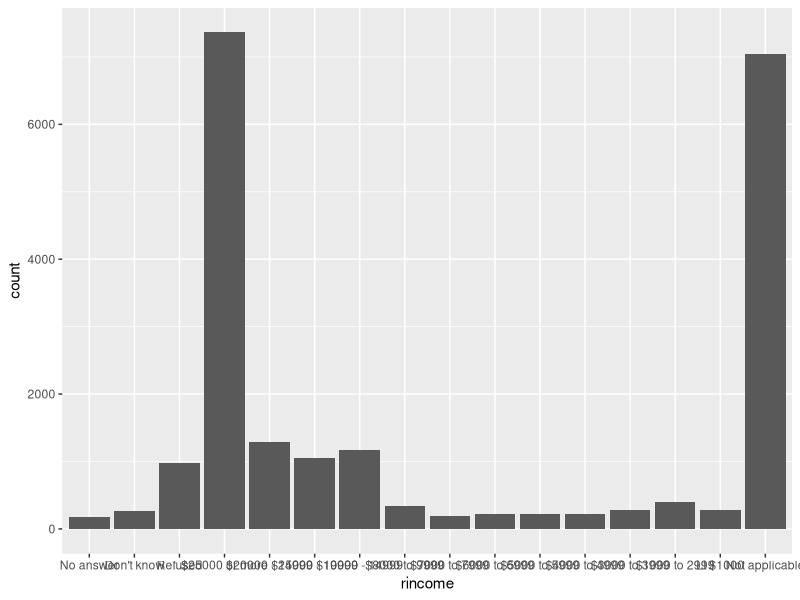
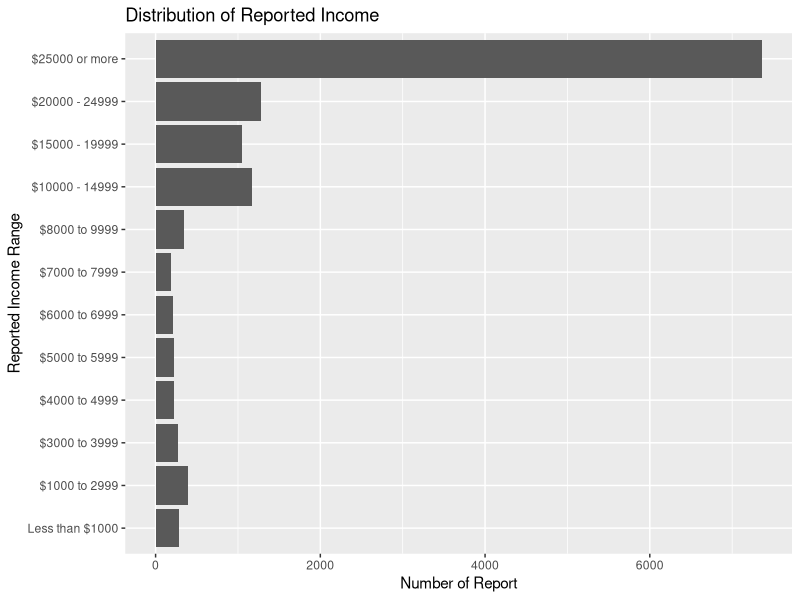
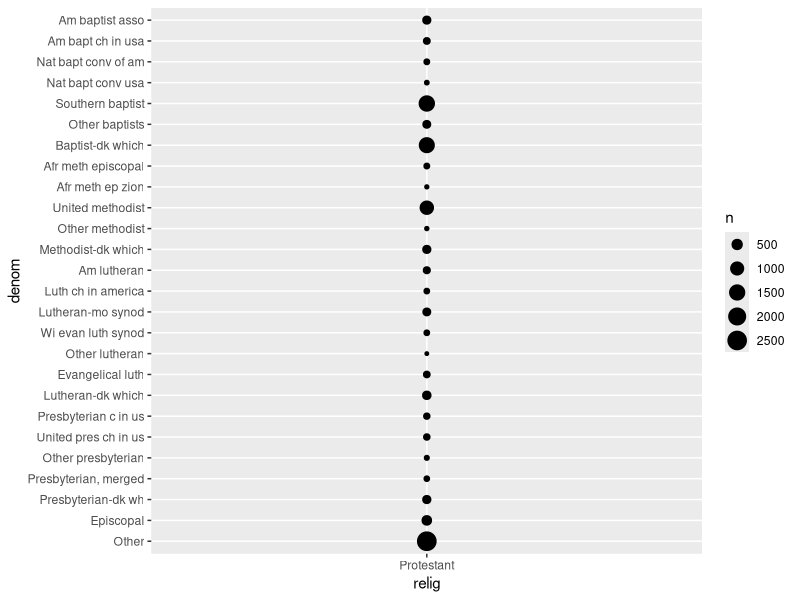
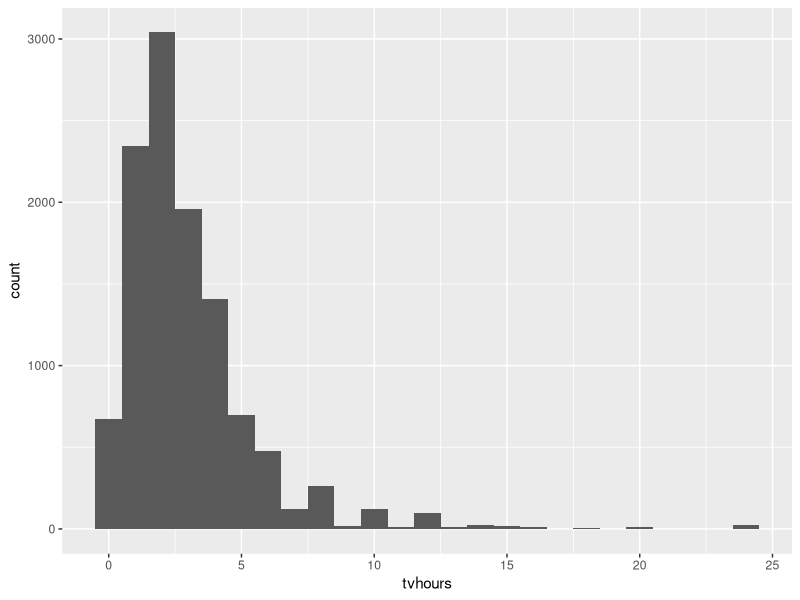
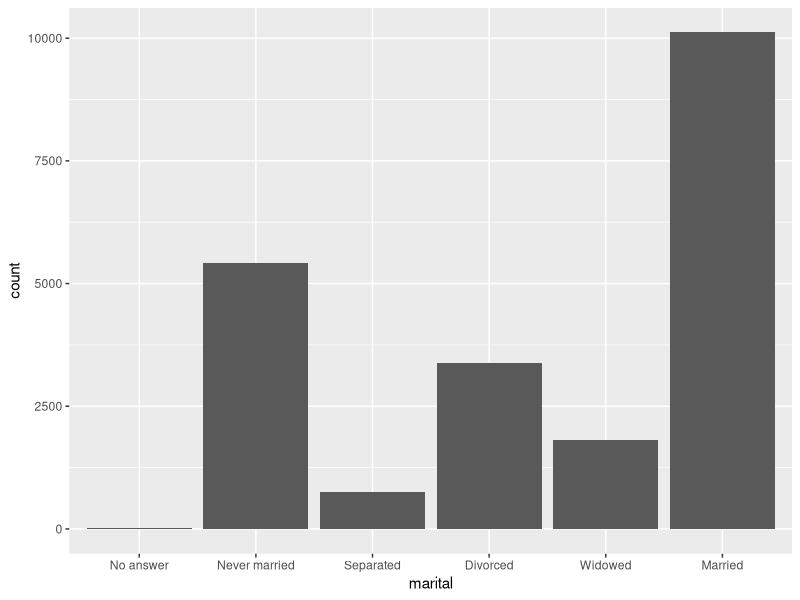
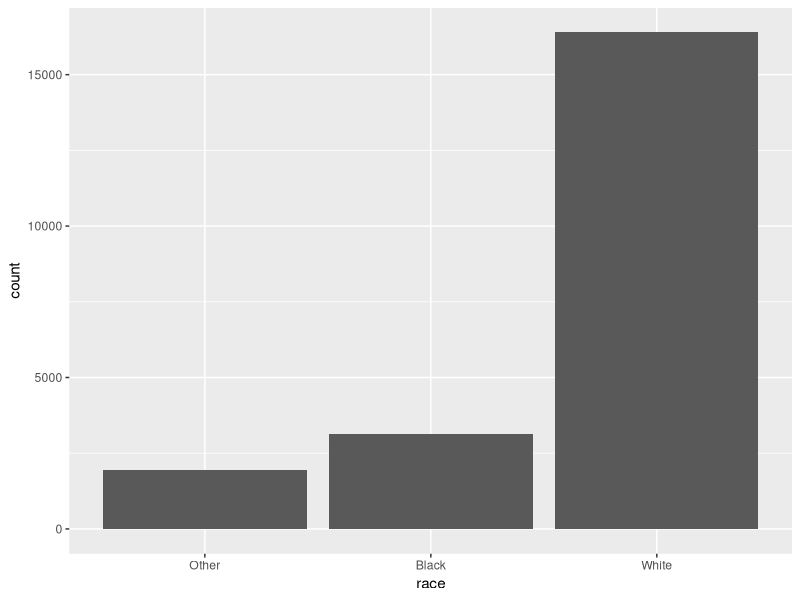

Here is the R script that generated these plots, in order: (Note: this script raises an error after producing the figures.)
## ---- chunk 1
knitr::opts_chunk$set(echo = TRUE)
library(tidyverse)
library(forcats)
## ---- chunk 2
gss_cat %>%
  ggplot(aes(x = rincome)) + 
  geom_bar()

## ---- chunk 3
gss_cat %>% 
  filter(!rincome %in% c('Not applicable', 'Refused', "Don't know", 'No answer')) %>%
  mutate(rincome = fct_recode(rincome, "Less than $1000" = "Lt $1000"),
         rincome = factor(rincome, levels = rev(levels(rincome)))) %>%
  ggplot(aes(x = rincome)) +
  geom_bar() + 
  coord_flip() +
  labs(y = "Number of Report", x = "Reported Income Range", title = "Distribution of Reported Income")
## ---- chunk 4
gss_cat %>%
  count(relig) %>% arrange(desc(n)) %>% head(1)

gss_cat %>%
  count(partyid) %>% arrange(desc(n)) %>% head(1)
## ---- chunk 5
unique(gss_cat$relig) #to remove -> None, No answer, Don't know
unique(gss_cat$denom) #to remove -> No answer, Don't know, No denomination, Not applicable
## ---- chunk 6
gss_cat %>%
  filter(!denom %in% c('Not applicable', "Don't know", 'No answer', 'No denomination') & !relig %in% c('None','No answer', "Don't know")) %>%
  distinct(relig)
## ---- chunk 7
gss_cat %>%
  filter(!denom %in% c('Not applicable', "Don't know", 'No answer', 'No denomination') & !relig %in% c('None','No answer', "Don't know")) %>%
  count(relig, denom) %>%
  ggplot(aes(x = relig, y = denom, size = n)) +
  geom_point()
## ---- chunk 8
gss_cat %>%
  ggplot() +
  geom_histogram(aes(x = tvhours), na.rm = TRUE, binwidth = 1)

## ---- chunk 9
levels(gss_cat$marital)
gss_cat %>% ggplot(aes(marital)) + geom_bar()
## ---- chunk 10
gss_cat %>% ggplot(aes(race)) + geom_bar()
levels(gss_cat$race)
## ---- chunk 11
levels(gss_cat$rincome)
## ---- chunk 12
levels(gss_cat$partyid)
## ---- chunk 13
levels(gss_cat$relig)
gss_cat %>% ggplot() + geom_barh(aes(y=relig))

## ---- chunk 14
levels(gss_cat$denom)
gss_cat %>% ggplot() + geom_barh(aes(y=denom))
## ---- chunk 15
gss_cat %>%
  mutate(partyid = fct_collapse(partyid,
                                other = c("No answer", "Don't know", "Other party"),
                                democrat = c("Not str democrat", "Strong democrat"),
                                republican = c("Strong republican", "Not str republican"),
                                independent = c("Ind,near rep", "Independent", "Ind,near dem")
                                )
         ) %>%
  count(year, partyid) %>%
  group_by(year) %>%
  mutate(
    prop = n / sum(n)
  ) %>%
  ggplot(aes(x = year, y = prop, color = partyid)) +
  geom_line() + geom_point()
## ---- chunk 16
gss_cat %>%
  mutate(
    rincome = 
      fct_collapse(rincome,
                   Unknown = c("No answer", "Don't know", "Refused", "Not applicable"),
                   `Less than 5000` = c("$4000 to 4999", "$3000 to 3999", "$1000 to 2999", "Lt $1000" ),
                   `$5000 - 10000` = c("$8000 to 9999", "$7000 to 7999", "$6000 to 6999", "$5000 to 5999")
                   ),
    rincome = factor(rincome, levels = rev(levels(rincome)))
  ) %>%
  ggplot() +
  geom_barh(aes(y = rincome))
